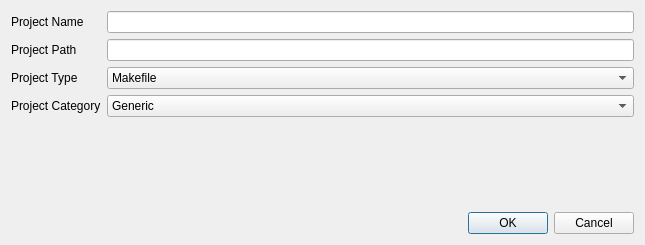
<?xml version="1.0" encoding="UTF-8"?>
<ui version="4.0">
 <class>Dialog</class>
 <widget class="QDialog" name="Dialog">
  <property name="windowModality">
   <enum>Qt::ApplicationModal</enum>
  </property>
  <property name="geometry">
   <rect>
    <x>0</x>
    <y>0</y>
    <width>645</width>
    <height>245</height>
   </rect>
  </property>
  <property name="windowTitle">
   <string>Create New Project</string>
  </property>
  <property name="modal">
   <bool>true</bool>
  </property>
  <layout class="QVBoxLayout" name="verticalLayout">
   <item>
    <layout class="QFormLayout" name="formLayout">
     <item row="0" column="0">
      <widget class="QLabel" name="label">
       <property name="text">
        <string>Project Name</string>
       </property>
      </widget>
     </item>
     <item row="0" column="1">
      <widget class="QLineEdit" name="lineEdit"/>
     </item>
     <item row="1" column="0">
      <widget class="QLabel" name="label_2">
       <property name="text">
        <string>Project Path</string>
       </property>
      </widget>
     </item>
     <item row="1" column="1">
      <widget class="QLineEdit" name="lineEdit_2"/>
     </item>
     <item row="2" column="0">
      <widget class="QLabel" name="label_3">
       <property name="text">
        <string>Project Type</string>
       </property>
      </widget>
     </item>
     <item row="2" column="1">
      <widget class="QComboBox" name="comboBox">
       <item>
        <property name="text">
         <string>Makefile</string>
        </property>
       </item>
       <item>
        <property name="text">
         <string>Generic</string>
        </property>
       </item>
      </widget>
     </item>
     <item row="3" column="0">
      <widget class="QLabel" name="label_4">
       <property name="text">
        <string>Project Category</string>
       </property>
      </widget>
     </item>
     <item row="3" column="1">
      <widget class="QComboBox" name="comboBox_2">
       <item>
        <property name="text">
         <string>Generic</string>
        </property>
       </item>
       <item>
        <property name="text">
         <string>C</string>
        </property>
       </item>
       <item>
        <property name="text">
         <string>C++</string>
        </property>
       </item>
       <item>
        <property name="text">
         <string>Mixed</string>
        </property>
       </item>
      </widget>
     </item>
    </layout>
   </item>
   <item>
    <widget class="QDialogButtonBox" name="buttonBox">
     <property name="orientation">
      <enum>Qt::Horizontal</enum>
     </property>
     <property name="standardButtons">
      <set>QDialogButtonBox::Cancel|QDialogButtonBox::Ok</set>
     </property>
    </widget>
   </item>
  </layout>
 </widget>
 <resources/>
 <connections>
  <connection>
   <sender>buttonBox</sender>
   <signal>accepted()</signal>
   <receiver>Dialog</receiver>
   <slot>accept()</slot>
   <hints>
    <hint type="sourcelabel">
     <x>248</x>
     <y>254</y>
    </hint>
    <hint type="destinationlabel">
     <x>157</x>
     <y>274</y>
    </hint>
   </hints>
  </connection>
  <connection>
   <sender>buttonBox</sender>
   <signal>rejected()</signal>
   <receiver>Dialog</receiver>
   <slot>reject()</slot>
   <hints>
    <hint type="sourcelabel">
     <x>316</x>
     <y>260</y>
    </hint>
    <hint type="destinationlabel">
     <x>286</x>
     <y>274</y>
    </hint>
   </hints>
  </connection>
 </connections>
</ui>
